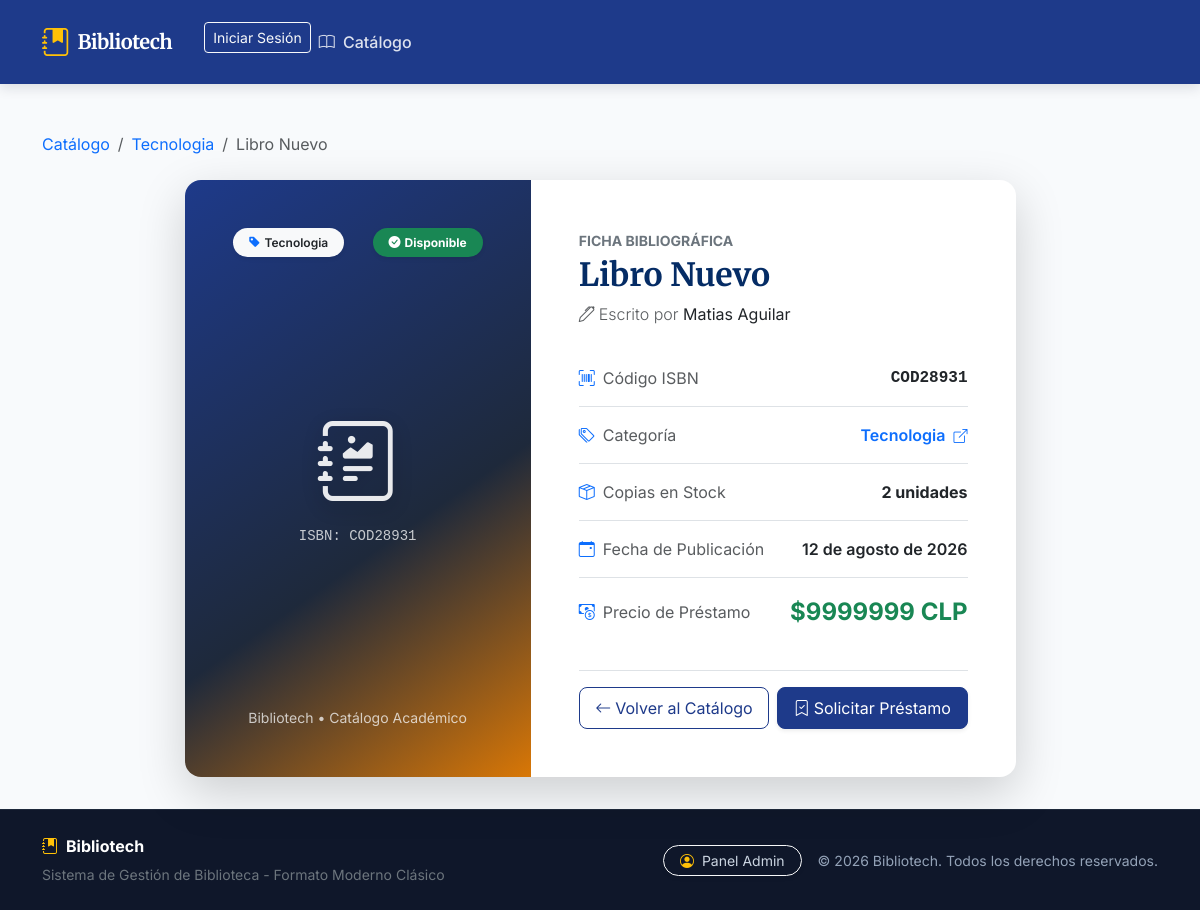
The page /libros/11/ on the database its author committed.
### biblioteca/models.py (models this page shows, shortened)
class Libro(models.Model):
    isbn = models.CharField(max_length=20, unique=True, verbose_name="ISBN")
    titulo = models.CharField(max_length=150, verbose_name='Título del Libro')
    autor = models.CharField(max_length=100, verbose_name='Autor')
    precio_prestamo = models.IntegerField(verbose_name='Precio Préstamo ($ CLP)')
    stock_copias = models.IntegerField(verbose_name='Copias Disponibles')
    disponible = models.BooleanField(default=True, verbose_name='Disponible')
    fecha_publicacion = models.DateField(verbose_name='Fecha de Publicación', null=True)
    categoria = models.ForeignKey(Categoria, on_delete=models.CASCADE, null=True, blank=True, related_name='libros')

class Categoria(models.Model):
    nombre = models.CharField(max_length=30, verbose_name="Nombre")
    descripcion = models.TextField(blank=True, null=True)

### biblioteca/views.py (the view)
# urls.py: path('libros/<int:pk>/', views.LibroDetailView.as_view(), name='detalle_libro'),
class LibroDetailView(DetailView):
    model = Libro
    template_name = 'templates_con_ia/detalle_libro.html'
    context_object_name = 'libro'

### biblioteca/templates/templates_con_ia/detalle_libro.html (shortened to what this page needs)
{% extends "templates_con_ia/base.html" %}
{% block content %}
<div class="container py-2">
    <nav aria-label="breadcrumb" class="mb-4">
        <ol class="breadcrumb">
            <li class="breadcrumb-item"><a href="{% url 'lista_libros' %}" class="text-decoration-none">Catálogo</a></li>
            {% if libro.categoria %}
            <li class="breadcrumb-item"><a href="{% url 'libros_por_categoria' libro.categoria.id %}" class="text-decoration-none">{{ libro.categoria.nombre }}</a></li>
            {% endif %}
            <li class="breadcrumb-item active text-truncate" aria-current="page" style="max-width: 250px;">{{ libro.titulo }}</li>
        </ol>
    </nav>
    <div class="row justify-content-center">
        <div class="col-lg-10 col-xl-9">
            <div class="card shadow-lg border-0 rounded-4 overflow-hidden bg-white">
                <div class="row g-0">
                    <div class="col-md-5 d-flex flex-column justify-content-between p-4 p-lg-5 text-white position-relative"
                         style="background: linear-gradient(145deg, #1E3A8A 0%, #1e293b 60%, #D97706 100%); min-height: 380px;">
                        <div class="d-flex justify-content-between align-items-start">
                            {% if libro.categoria %}
                            <a href="{% url 'libros_por_categoria' libro.categoria.id %}"
                               class="badge bg-light text-dark text-decoration-none px-3 py-2 rounded-pill fw-semibold shadow-sm">
                                <i class="bi bi-tag-fill text-primary me-1"></i>{{ libro.categoria.nombre }}
                            </a>
                            {% else %}
                            <span class="badge bg-light text-dark px-3 py-2 rounded-pill">General</span>
                            {% endif %}
                            <span class="badge {% if libro.disponible and libro.stock_copias > 0 %}bg-success{% else %}bg-danger{% endif %} px-3 py-2 rounded-pill shadow-sm">
                                {% if libro.disponible and libro.stock_copias > 0 %}
                                    <i class="bi bi-check-circle-fill me-1"></i>Disponible
                                {% else %}
                                    <i class="bi bi-x-circle-fill me-1"></i>No disponible
                                {% endif %}
                            </span>
                        </div>
                        <div class="text-center my-4">
                            <i class="bi bi-journal-richtext display-1" style="opacity: 0.9; filter: drop-shadow(0 6px 10px rgba(0,0,0,0.3));"></i>
                            <p class="font-monospace small mt-3 mb-0 opacity-75">ISBN: {{ libro.isbn }}</p>
                        </div>
                        <div class="text-center">
                            <small class="text-light opacity-75">Bibliotech &bull; Catálogo Académico</small>
                        </div>
                    </div>
                    <div class="col-md-7 p-4 p-lg-5 d-flex flex-column justify-content-between">
                        <div>
                            <span class="text-uppercase small tracking-wide text-secondary fw-bold">Ficha Bibliográfica</span>
                            <h1 class="h2 fw-bold text-primary-emphasis mt-1 mb-2">{{ libro.titulo }}</h1>
                            <p class="lead text-muted fs-6 mb-4">
                                <i class="bi bi-pen me-1"></i>Escrito por <strong class="text-dark">{{ libro.autor }}</strong>
                            </p>
                            <ul class="list-group list-group-flush mb-4">
                                <li class="list-group-item d-flex justify-content-between align-items-center px-0 py-3">
                                    <span class="text-muted"><i class="bi bi-upc-scan me-2 text-primary"></i>Código ISBN</span>
                                    <span class="font-monospace fw-semibold">{{ libro.isbn }}</span>
                                </li>
                                <li class="list-group-item d-flex justify-content-between align-items-center px-0 py-3">
                                    <span class="text-muted"><i class="bi bi-tags me-2 text-primary"></i>Categoría</span>
                                    {% if libro.categoria %}
                                    <a href="{% url 'libros_por_categoria' libro.categoria.id %}" class="fw-semibold text-decoration-none">
                                        {{ libro.categoria.nombre }} <i class="bi bi-box-arrow-up-right small ms-1"></i>
                                    </a>
                                    {% else %}
                                    <span class="text-muted">Sin categoría</span>
                                    {% endif %}
                                </li>
                                <li class="list-group-item d-flex justify-content-between align-items-center px-0 py-3">
                                    <span class="text-muted"><i class="bi bi-box-seam me-2 text-primary"></i>Copias en Stock</span>
                                    <span class="fw-bold {% if libro.stock_copias > 0 %}text-dark{% else %}text-danger{% endif %}">
                                        {{ libro.stock_copias }} unidades
                                    </span>
                                </li>
                                <li class="list-group-item d-flex justify-content-between align-items-center px-0 py-3">
                                    <span class="text-muted"><i class="bi bi-calendar-event me-2 text-primary"></i>Fecha de Publicación</span>
                                    <span class="fw-semibold">{{ libro.fecha_publicacion|date:"d \d\e F \d\e Y"|default:"No registrada" }}</span>
                                </li>
                                <li class="list-group-item d-flex justify-content-between align-items-center px-0 py-3">
                                    <span class="text-muted"><i class="bi bi-cash-coin me-2 text-primary"></i>Precio de Préstamo</span>
                                    <span class="fs-4 fw-bold text-success">${{ libro.precio_prestamo }} CLP</span>
                                </li>
                            </ul>
                        </div>
                        <div class="pt-3 border-top">
                            <div class="row g-2">
                                <div class="col-sm-6">
                                    <a href="{% url 'lista_libros' %}" class="btn btn-outline-primary w-100 py-2 rounded-3">
                                        <i class="bi bi-arrow-left me-1"></i>Volver al Catálogo
                                    </a>
                                </div>
                                <div class="col-sm-6">
                                    {% if libro.disponible and libro.stock_copias > 0 %}
                                    <button type="button" class="btn btn-primary w-100 py-2 rounded-3 shadow-sm" onclick="alert('Solicitud de préstamo registrada para: {{ libro.titulo|escapejs }}');">
                                        <i class="bi bi-bookmark-check me-1"></i>Solicitar Préstamo
                                    </button>
                                    {% else %}
                                    <button type="button" class="btn btn-secondary w-100 py-2 rounded-3" disabled>
                                        <i class="bi bi-x-circle me-1"></i>No Disponible
                                    </button>
                                    {% endif %}
                                </div>
                            </div>
                        </div>
                    </div>
                </div>
            </div>
        </div>
    </div>
</div>
{% endblock %}

### biblioteca/templates/templates_con_ia/base.html (style rules this page uses)
:root { --bibliotech-primary: #1E3A8A; --bibliotech-primary-dark: #172554; --bibliotech-secondary: #D97706; --bibliotech-accent: #0891B2; --bibliotech-bg: #F8FAFC; --bibliotech-surface: #FFFFFF; --bibliotech-success: #16A34A; --bibliotech-danger: #DC2626; --font-serif: 'Merriweather', Georgia, serif; --font-sans: 'Inter', -apple-system, BlinkMacSystemFont, "Segoe UI", Roboto, sans-serif; }
body { font-family: var(--font-sans); background-color: var(--bibliotech-bg); color: #1E293B; min-height: 100vh; display: flex; flex-direction: column; }
h1, h2, h3, h4, h5, h6, .font-serif, .navbar-brand { font-family: var(--font-serif); }
.btn-primary { background-color: var(--bibliotech-primary); border-color: var(--bibliotech-primary); }
.btn-outline-primary { color: var(--bibliotech-primary); border-color: var(--bibliotech-primary); }

### rows shown on the page
Libro: categoria.nombre "Tecnologia", titulo "Libro Nuevo", isbn "COD28931", autor "Matias Aguilar", stock_copias "2", fecha_publicacion "12 de agosto de 2026", precio_prestamo "9999999"
